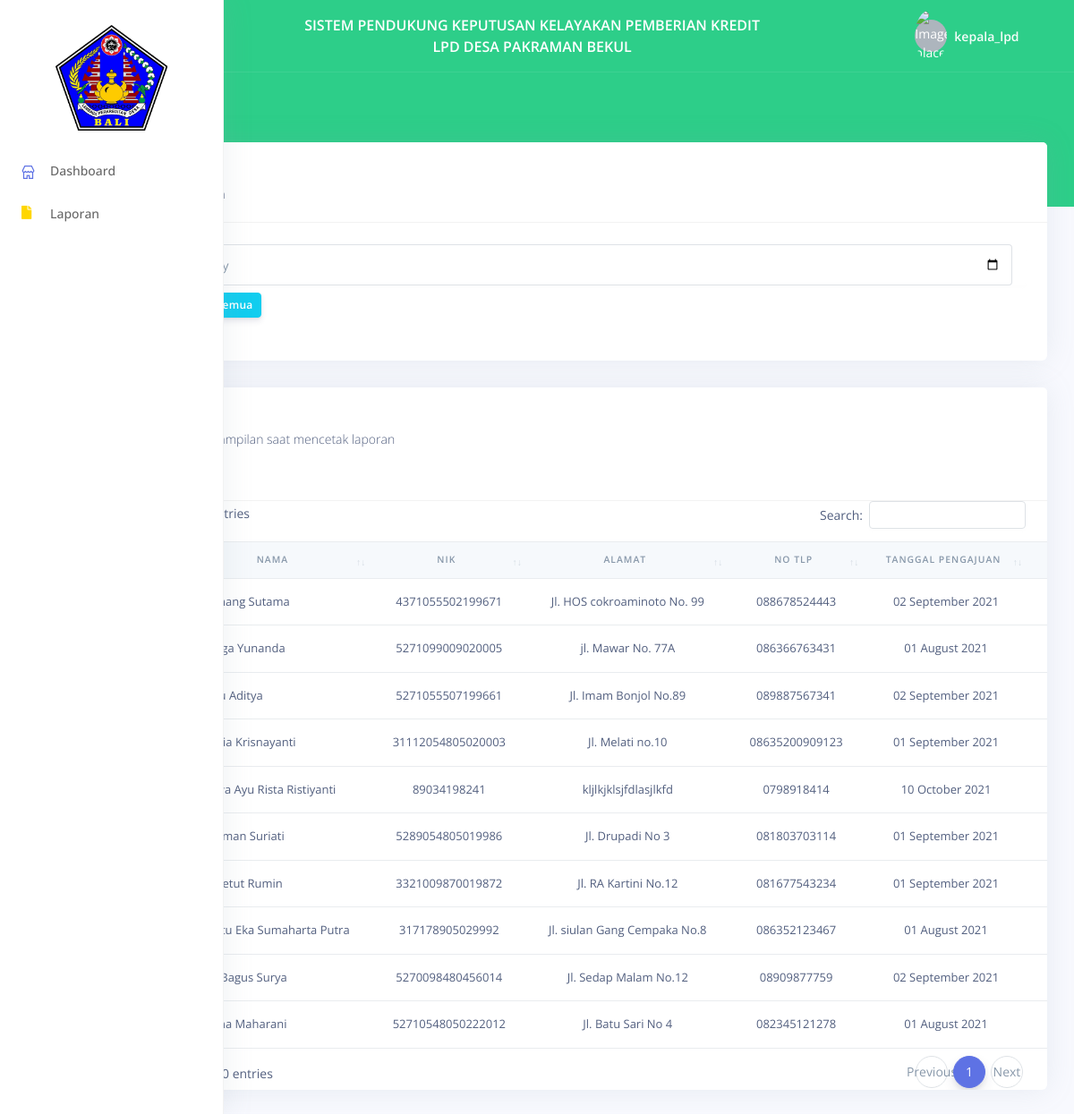
Screenshot of /laporan (signed in) with the database file from the repository.
### tables this page shows
CREATE TABLE `pengajuan` (
  `id_pengajuan` int(11) NOT NULL,
  `id_kriteria` int(11) NOT NULL,
  `id_nsb` int(11) NOT NULL,
  `id_subkriteria` int(11) NOT NULL
);

CREATE TABLE `nasabah` (
  `id_nsb` int(11) NOT NULL,
  `nama_nsb` varchar(45) NOT NULL,
  `no_kk` varchar(40) NOT NULL,
  `no_nik` varchar(40) NOT NULL,
  `tempat_lahir` varchar(15) NOT NULL,
  `tgl_lahir` date NOT NULL,
  `alamat` varchar(60) NOT NULL,
  `agama` enum('Hindu','Islam','Kristen','Buddha') NOT NULL,
  `email` varchar(35) NOT NULL,
  `no_tlp` varchar(15) NOT NULL,
  `jenis_kelamin` enum('Pria','Wanita') NOT NULL,
  `periode` date NOT NULL
);

### app/views/laporan/laporan.index.php (the view, shortened to what the rows shown need)
<div class="container-fluid mt--6">
    <div class="row">
        <div class="col">
            <div class="card">
                <div class="table-responsive">
                    <div id="datatable-basic_wrapper" class="dataTables_wrapper dt-bootstrap4">
                        <div class="row">
                            <div class="col-sm-12">
                                <table class="table table-flush dataTable datatable-basic" role="grid" aria-describedby="datatable-basic_info">
                                    <thead class="thead-light">
                                    <tr role="row">
                                        <th class="sorting_asc text-center" tabindex="0" aria-controls="datatable-basic" rowspan="1" colspan="1" aria-sort="ascending" aria-label="" style="width: 30px;">
                                        </th>
                                        <th class="sorting text-center" tabindex="0" aria-controls="datatable-basic" rowspan="1" colspan="1">Nama</th>
                                        <th class="sorting text-center" tabindex="0" aria-controls="datatable-basic" rowspan="1" colspan="1">NIK</th>
                                        <th class="sorting text-center" tabindex="0" aria-controls="datatable-basic" rowspan="1" colspan="1">Alamat</th>
                                        <th class="sorting text-center" tabindex="0" aria-controls="datatable-basic" rowspan="1" colspan="1">No Tlp</th>
                                        <th class="sorting text-center" tabindex="0" aria-controls="datatable-basic" rowspan="1" colspan="1">Tanggal Pengajuan</th>
                                        <th class="sorting text-center" tabindex="0" aria-controls="datatable-basic" rowspan="1" colspan="1">Keterangan</th>
                                    </tr>
                                    </thead>
                                    <tbody>
                                    <?php $i = 0; foreach ($ranking as $nasabah => $value) { ?>
                                        <tr role="row" class="even">
                                            <td class="sorting_1 text-center"><?= ++$i; ?></td>
                                            <td class="sorting_1 col-3"><?= $nasabah; ?></td>
                                            <td class="sorting_1 text-center"><?= $namaNasabah[$nasabah]['data']["no_nik"]; ?></td>
                                            <td class="sorting_1 text-center"><?= $namaNasabah[$nasabah]['data']["alamat"]; ?></td>
                                            <td class="sorting_1 text-center"><?= $namaNasabah[$nasabah]['data']["no_tlp"]; ?></td>
                                            <td class="sorting_1 text-center"><?= date('d F Y', strtotime($namaNasabah[$nasabah]['data']["periode"])); ?></td>
                                            <td class="sorting_1 text-center text <?= $namaNasabah[$nasabah]['layak'] ? 'text-success' : 'text-danger' ?>"><?= $namaNasabah[$nasabah]['layak'] ? 'Layak' : 'Tidak Layak'; ?></td>
                                        </tr>
                                    <?php } ?>
                                    </tbody>
                                </table>
                            </div>
                        </div>
                    </div>
                </div>
            </div>
        </div>
    </div>
</div>

### rows the page displays
pengajuan: nasabah "Komang Sutama", id_nsb.no_nik "4371055502199671", id_nsb.alamat "Jl. HOS cokroaminoto No. 99", id_nsb.no_tlp "088678524443", id_nsb.periode "02 September 2021"
pengajuan: nasabah "Angga Yunanda", id_nsb.no_nik "5271099009020005", id_nsb.alamat "jl. Mawar No. 77A", id_nsb.no_tlp "086366763431", id_nsb.periode "01 August 2021"
pengajuan: nasabah "Putu Aditya", id_nsb.no_nik "5271055507199661", id_nsb.alamat "Jl. Imam Bonjol No.89", id_nsb.no_tlp "089887567341", id_nsb.periode "02 September 2021"
pengajuan: nasabah "Nadia Krisnayanti", id_nsb.no_nik "31112054805020003", id_nsb.alamat "Jl. Melati no.10", id_nsb.no_tlp "08635200909123", id_nsb.periode "01 September 2021"
pengajuan: nasabah "Dewa Ayu Rista Ristiyanti", id_nsb.no_nik "89034198241", id_nsb.alamat "kljlkjklsjfdlasjlkfd", id_nsb.no_tlp "0798918414", id_nsb.periode "10 October 2021"
pengajuan: nasabah "Nyoman Suriati", id_nsb.no_nik "5289054805019986", id_nsb.alamat "Jl. Drupadi No 3", id_nsb.no_tlp "081803703114", id_nsb.periode "01 September 2021"
pengajuan: nasabah "Ni Ketut Rumin", id_nsb.no_nik "3321009870019872", id_nsb.alamat "Jl. RA Kartini No.12", id_nsb.no_tlp "081677543234", id_nsb.periode "01 September 2021"
pengajuan: nasabah "I Putu Eka Sumaharta Putra", id_nsb.no_nik "317178905029992", id_nsb.alamat "Jl. siulan Gang Cempaka No.8", id_nsb.no_tlp "086352123467", id_nsb.periode "01 August 2021"
pengajuan: nasabah "Ida Bagus Surya", id_nsb.no_nik "5270098480456014", id_nsb.alamat "Jl. Sedap Malam No.12", id_nsb.no_tlp "08909877759", id_nsb.periode "02 September 2021"
pengajuan: nasabah "Ratna Maharani", id_nsb.no_nik "52710548050222012", id_nsb.alamat "Jl. Batu Sari No 4", id_nsb.no_tlp "082345121278", id_nsb.periode "01 August 2021"

### other values shown
sessionGet("username") "kepala_lpd"
